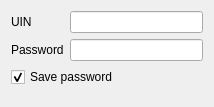
<ui version="4.0" >
 <class>AddAccountFormClass</class>
 <widget class="QWidget" name="AddAccountFormClass" >
  <property name="geometry" >
   <rect>
    <x>0</x>
    <y>0</y>
    <width>214</width>
    <height>107</height>
   </rect>
  </property>
  <property name="windowTitle" >
   <string>AddAccountForm</string>
  </property>
  <layout class="QGridLayout" name="gridLayout" >
   <item row="0" column="0" >
    <widget class="QLabel" name="uinLabel" >
     <property name="text" >
      <string>UIN</string>
     </property>
     <property name="buddy" >
      <cstring>uinEdit</cstring>
     </property>
    </widget>
   </item>
   <item row="2" column="0" >
    <widget class="QLabel" name="passwordLabel" >
     <property name="text" >
      <string>Password</string>
     </property>
     <property name="buddy" >
      <cstring>passwordEdit</cstring>
     </property>
    </widget>
   </item>
   <item row="4" column="0" colspan="2" >
    <widget class="QCheckBox" name="passwordBox" >
     <property name="text" >
      <string>Save password</string>
     </property>
     <property name="checked" >
      <bool>true</bool>
     </property>
    </widget>
   </item>
   <item row="0" column="1" >
    <widget class="QLineEdit" name="uinEdit" />
   </item>
   <item row="2" column="1" >
    <widget class="QLineEdit" name="passwordEdit" >
     <property name="echoMode" >
      <enum>QLineEdit::Password</enum>
     </property>
    </widget>
   </item>
   <item row="5" column="0" >
    <spacer name="verticalSpacer" >
     <property name="orientation" >
      <enum>Qt::Vertical</enum>
     </property>
     <property name="sizeHint" stdset="0" >
      <size>
       <width>20</width>
       <height>40</height>
      </size>
     </property>
    </spacer>
   </item>
  </layout>
 </widget>
 <layoutdefault spacing="6" margin="11" />
 <tabstops>
  <tabstop>uinEdit</tabstop>
  <tabstop>passwordEdit</tabstop>
  <tabstop>passwordBox</tabstop>
 </tabstops>
 <resources/>
 <connections/>
</ui>
